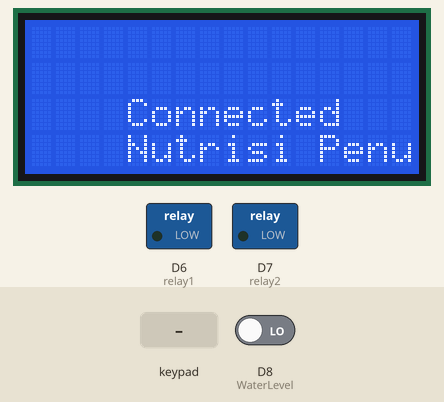
The sketch below on a simulated ESP8266 (NodeMCU). On the bench: 16×4 character LCD, switched loads named in the sketch (green lamp = pin HIGH). Inputs (shaded band) come from the test bench; at power-on: D8 (WaterLevel) LOW. WiFi joins after 1.5 s; servers stay silent unless stated; pins used as bus, display or sensor lines are not drawn; what the sketch prints to the serial monitor is not drawn.

Above: at 3.5 s.
3.6 s: keypad keys 0 1 2 3 A pressed 0.4 s apart
At 5.8 s:
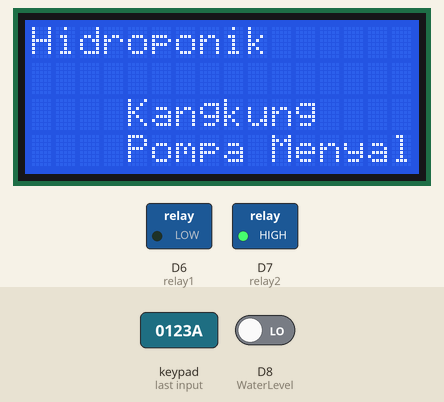
7.1 s: D8 (WaterLevel) driven HIGH
At 9.8 s:
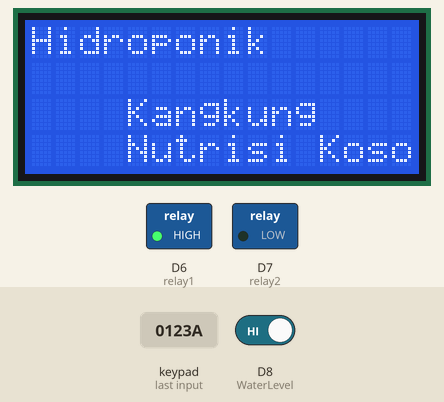
10.1 s: key 'C' pressed
At 10.4 s:
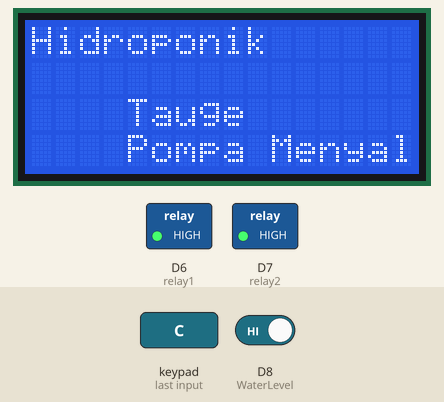
13.1 s: keypad keys 4 5 6 7 D pressed 0.4 s apart
At 15.3 s:
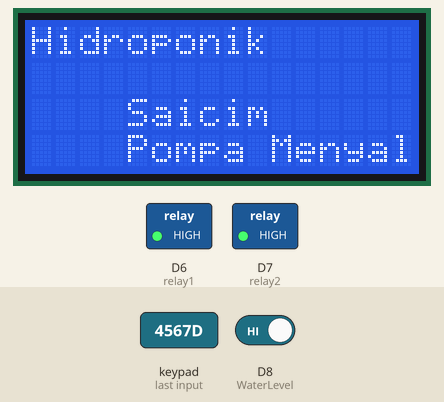
16.6 s: key '3' pressed
At 19.3 s:
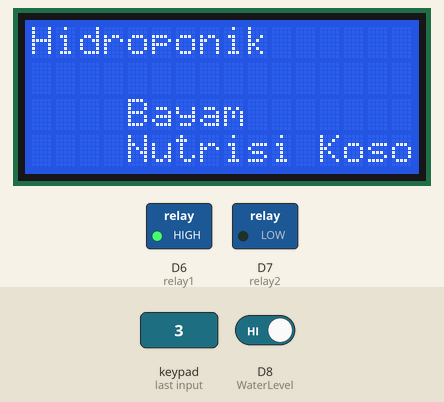
19.6 s: key 'B' pressed
At 20.2 s:
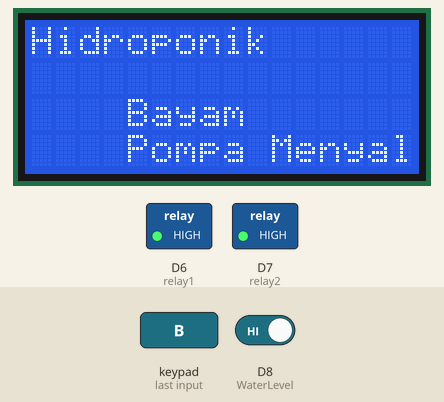
Timing chart, 0 to 23.6 s (numbered marks = the images above; inputs shaded):
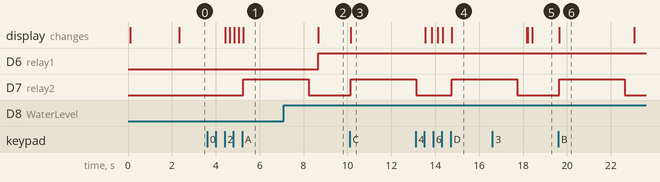

Measured:
- after the input at 3.6 s, D7 (relay2): LOW → HIGH after 1.6 s; the display: first changes after 0.83 s (image 1 shows a later state)
- after the input at 7.1 s, D6 (relay1): LOW → HIGH after 1.6 s; the display: changes after 1.6 s (image 2)
- after the input at 10.1 s, D7 (relay2): LOW → HIGH at once; the display: changes at once (image 3)
- after the input at 13.1 s, the display: first differs from a run without the input after 0.74 s (image 4 shows a later state)
- after the input at 16.6 s, the display: first differs from a run without the input after 1.6 s (image 5 shows a later state)
- after the input at 19.6 s, D7 (relay2): LOW → HIGH at once, → LOW 3.0 s later; the display: changes at once (image 6)

The sketch:

Hidroponik.ino
```cpp
#include <Wire.h>
#include <ESP8266WiFi.h>
#include <HTTPSRedirect.h>
#include <Keypad.h>
#include <Keypad_I2C.h>

#include <LiquidCrystal_I2C.h>
LiquidCrystal_I2C lcd = LiquidCrystal_I2C (0x25, 16, 4);

#define I2CADDR 0x20
#define WaterLevel D8
#define relay1 D6
#define relay2 D7
#define buzzer D2

// Enter network credentials:
const char* ssid     = "";
const char* password = "";

const char *GScriptId = "AKfycbxkhO3xSSmJduwIi4Z6O323FzgC47_JwebBV9ys-S_QDJRry5HUa7unOrL967T5IU03";
const char *cellAddress1 = "B2";
const char *cellAddress2 = "B3";
const char *cellAddress3 = "B4";
const char *cellAddress4 = "B5";

String payload_base =  "{\"command\": \"insert_row\", \"sheet_name\": \"Sheet1\", \"values\": ";

String url1 = String("/macros/s/") + GScriptId + "/exec?read=" + cellAddress1;
String url2 = String("/macros/s/") + GScriptId + "/exec?read=" + cellAddress2;
String url3 = String("/macros/s/") + GScriptId + "/exec?read=" + cellAddress3;
String url4 = String("/macros/s/") + GScriptId + "/exec?read=" + cellAddress4;

String payload = "";
String payload1 = "";
String payload2 = "";
String payload3 = "";
String payload4 = "";

const char* host = "script.google.com";
const int httpsPort = 443;
const char* fingerprint = "";
String url = String("/macros/s/") + GScriptId + "/exec";
HTTPSRedirect* client = nullptr;

int value0 = 0;
int value1 = 0;
int value2 = 0;

bool data_published = false;
int error_count = 0;

const byte ROWS = 4;
const byte COLS = 4;

char keys[COLS][ROWS] = {
  {'1','2','3','A'},
  {'4','5','6','B'},
  {'7','8','9','C'},
  {'*','0','#','D'}
};

byte colPins[COLS] = {0, 1, 2, 3}; //connect to the row pinouts of the keypad
byte rowPins[ROWS] = {4, 5, 6, 7}; //connect to the column pinouts of the keypad

Keypad_I2C kpd( makeKeymap(keys), rowPins, colPins, ROWS, COLS, I2CADDR );

void setup() {
  lcd.begin();
  Wire.begin( );
  kpd.begin( makeKeymap(keys) );
  Serial.begin(115200);
  delay(10);
  Serial.println('\n');
  //lcd.init();
  lcd.clear();
        lcd.setCursor(3, 0);
  lcd.print("Hidroponik");
  Serial.println( "start" );
  pinMode(WaterLevel, INPUT);
  pinMode(relay1, OUTPUT);
  digitalWrite(relay1, LOW);
  pinMode(relay2, OUTPUT);
  digitalWrite(relay2, LOW);
  pinMode(buzzer, OUTPUT);

  // Connect to WiFi
  WiFi.begin(ssid, password);
  Serial.print("Connecting to ");
  Serial.print(ssid); Serial.println(" ...");
  lcd.clear();
  lcd.setCursor(0, 2);
  lcd.print("Connecting to");

  while (WiFi.status() != WL_CONNECTED) {
    delay(1000);
    Serial.print(".");
  }
  Serial.println('\n');
  Serial.println("Connection established!");
  Serial.print("IP address:\t");
  Serial.println(WiFi.localIP());

  client = new HTTPSRedirect(httpsPort);
  client->setInsecure();
  client->setPrintResponseBody(true);
  client->setContentTypeHeader("application/json");

  Serial.print("Connecting to ");
  Serial.println(host);

  // Try to connect for a maximum of 5 times
  bool flag = false;
  for (int i=0; i<5; i++){
    int retval = client->connect(host, httpsPort);
    if (retval == 1){
       flag = true;
       Serial.println("Connected");
       lcd.clear();
       lcd.setCursor(0, 2);
       lcd.print("Connected");
       break;
    }
    else
      Serial.println("Connection failed. Retrying...");
  }
  if (!flag){
    Serial.print("Could not connect to server: ");
    Serial.println(host);
    return;
  }
  delete client;
  client = nullptr;
}

void loop() {
     String value2 = "";
    if (digitalRead(WaterLevel)) {
     value2 = "Nutrisi Kosong";
     Serial.println("Nutrisi Kosong");
     lcd.setCursor(0, 3);
     lcd.print("Nutrisi Kosong");
     digitalWrite(buzzer, HIGH);
     digitalWrite(relay1, HIGH);
    }
    else {
     value2 = "Nutrisi Penuh";
     Serial.println("Nutrisi Penuh");
     lcd.setCursor(0, 3);
     lcd.print("Nutrisi Penuh ");
     digitalWrite(relay1, LOW);
     digitalWrite(buzzer, LOW);
    }

  char key = kpd.getKey();
  if (key)  {

    data_published = false;
    error_count = 0;

    value0 ++;
    String value1 = "";
    if (key == '2') {
    lcd.setCursor(3, 0);
    value0 = 2;
    value1 = "Kangkung";
    lcd.clear();
    lcd.print("Hidroponik");
    Serial.println("Kangkung");
    lcd.setCursor(0, 2);
    lcd.print("Kangkung");
    //Serial.println("Delay Kangkung = 1 detik");
    }

    if (key == '3') {
    value0 = 3;
    value1 = "Bayam";
    lcd.clear();
    lcd.print("Hidroponik");
    Serial.println("Bayam");
    lcd.setCursor(0, 2);
    lcd.print("Bayam");
    //Serial.println("Delay Bayam = 2 detik");
    }

    if (key == '5') {
    value0 = 5;
    value1 = "Tauge";
    Serial.println("Tauge");
    lcd.clear();
    lcd.print("Hidroponik");
    Serial.println("Tauge");
    lcd.setCursor(0, 2);
    lcd.print("Tauge");
    //Serial.println("Delay Tauge = 3 detik");
    }

    if (key == '6') {
    value0 = 6;
    value1 = "Saicim";
    Serial.println("Saicim");
    lcd.clear();
    lcd.print("Hidroponik");
    Serial.println("Saicim");
    lcd.setCursor(0, 2);
    lcd.print("Saicim");
    //Serial.println("Delay Saicim = 4 detik");
    }

    if (key == 'A') {
    value0 = 'A';
    value1 = "Kangkung";
    value2 = "Pompa Menyala";
    Serial.println("Kangkung");
    lcd.clear();
    lcd.print("Hidroponik");
    Serial.println("Kangkung");
    lcd.setCursor(0, 2);
    lcd.print("Kangkung");
    lcd.setCursor(0, 3);
    lcd.print("Pompa Menyala");
    digitalWrite(relay2, HIGH);
    //digitalWrite(buzzer, HIGH);
    delay(3000);
    digitalWrite(relay2, LOW);
    //digitalWrite(buzzer, LOW);
    }

    if (key == 'B') {
    value0 = 'B';
    value1 = "Bayam";
    value2 = "Pompa Menyala";
    Serial.println("Bayam");
    lcd.clear();
    lcd.print("Hidroponik");
    Serial.println("Bayam");
    lcd.setCursor(0, 2);
    lcd.print("Bayam");
    lcd.setCursor(0, 3);
    lcd.print("Pompa Menyala");
    digitalWrite(relay2, HIGH);
    //digitalWrite(buzzer, HIGH);
    delay(3000);
    digitalWrite(relay2, LOW);
    //digitalWrite(buzzer, LOW);
    }

    if (key == 'C') {
    value0 = 'C';
    value1 = "Tauge";
    value2 = "Pompa Menyala";
    Serial.println("Tauge");
    lcd.clear();
    lcd.print("Hidroponik");
    Serial.println("Tauge");
    lcd.setCursor(0, 2);
    lcd.print("Tauge");
    lcd.setCursor(0, 3);
    lcd.print("Pompa Menyala");
    digitalWrite(relay2, HIGH);
    //digitalWrite(buzzer, HIGH);
    delay(3000);
    digitalWrite(relay2, LOW);
    //digitalWrite(buzzer, LOW);
    }

    if (key == 'D') {
    value0 = 'D';
    value1 = "Saicim";
    value2 = "Pompa Menyala";
    Serial.println("Saicim");
    lcd.clear();
    lcd.print("Hidroponik");
    Serial.println("Saicim");
    lcd.setCursor(0, 2);
    lcd.print("Saicim");
    lcd.setCursor(0, 3);
    lcd.print("Pompa Menyala");
    digitalWrite(relay2, HIGH);
    //digitalWrite(buzzer, HIGH);
    delay(3000);
    digitalWrite(relay2, LOW);
    //digitalWrite(buzzer, LOW);
    }

    static int connect_count = 0;
    const unsigned int MAX_CONNECT = 20;
    static bool flag = false;
    if (!flag){
     client = new HTTPSRedirect(httpsPort);
     client->setInsecure();
     flag = true;
     client->setPrintResponseBody(true);
     client->setContentTypeHeader("application/json");
    }
    if (client != nullptr){
     if (!client->connected()){
        client->connect(host, httpsPort);
     }
    }
    else{
     Serial.println("Error creating client object!");
    }

    if (connect_count > MAX_CONNECT){
      connect_count = 0;
      flag = false;
      delete client;
      return;
    }

    if (key == '1') {
    //digitalWrite(relay1, HIGH);
    if (client->GET(url1, host)){
    //get the value of the cell
      payload1 = client->getResponseBody();
      payload1.trim();
      payload = client->getResponseBody();
      payload.trim();
      }
    }

    if (key == '2') {
    //digitalWrite(relay1, LOW);
    if (client->GET(url2, host)){
    //get the value of the cell
      payload2 = client->getResponseBody();
      payload2.trim();
      payload = client->getResponseBody();
      payload.trim();
      }
    }

    if (key == '3') {
    //digitalWrite(relay1, HIGH);
    if (client->GET(url3, host)){
    //get the value of the cell
      payload3 = client->getResponseBody();
      payload3.trim();
      payload = client->getResponseBody();
      payload.trim();
      }
    }

    if (key == '4') {
    //digitalWrite(relay1, LOW);
    if (client->GET(url4, host)){
    //get the value of the cell
      payload4 = client->getResponseBody();
      payload4.trim();
      payload = client->getResponseBody();
      payload.trim();
      }
    }

    if (key == '5') {
    if (client->GET(url1, host)){
    //get the value of the cell
      payload1 = client->getResponseBody();
      payload1.trim();
      payload = client->getResponseBody();
      payload.trim();
      }
    }

    if (key == '6') {
    if (client->GET(url1, host)){
    //get the value of the cell
      payload1 = client->getResponseBody();
      payload1.trim();
      payload = client->getResponseBody();
      payload.trim();
      }
    }

    if (key == '7') {
    if (client->GET(url1, host)){
    //get the value of the cell
      payload1 = client->getResponseBody();
      payload1.trim();
      payload = client->getResponseBody();
      payload.trim();
      }
    }

    if (key == '8') {
    if (client->GET(url1, host)){
    //get the value of the cell
      payload1 = client->getResponseBody();
      payload1.trim();
      payload = client->getResponseBody();
      payload.trim();
      }
    }

    if (key == '9') {
    if (client->GET(url1, host)){
    //get the value of the cell
      payload1 = client->getResponseBody();
      payload1.trim();
      payload = client->getResponseBody();
      payload.trim();
      }
    }

    if (key == '0') {
    if (client->GET(url1, host)){
    //get the value of the cell
      payload1 = client->getResponseBody();
      payload1.trim();
      payload = client->getResponseBody();
      payload.trim();
      }
    }

    if (key == 'A') {
    if (client->GET(url1, host)){
    //get the value of the cell
      payload1 = client->getResponseBody();
      payload1.trim();
      payload = client->getResponseBody();
      payload.trim();
      }
    }

    if (key == 'B') {
    if (client->GET(url1, host)){
    //get the value of the cell
      payload1 = client->getResponseBody();
      payload1.trim();
      payload = client->getResponseBody();
      payload.trim();
      }
    }

    if (key == 'C') {
    if (client->GET(url1, host)){
    //get the value of the cell
      payload1 = client->getResponseBody();
      payload1.trim();
      payload = client->getResponseBody();
      payload.trim();
      }
    }

    if (key == 'D') {
    if (client->GET(url1, host)){
    //get the value of the cell
      payload1 = client->getResponseBody();
      payload1.trim();
      payload = client->getResponseBody();
      payload.trim();
      }
    }

    if (key == '*') {
    if (client->GET(url1, host)){
    //get the value of the cell
      payload1 = client->getResponseBody();
      payload1.trim();
      payload = client->getResponseBody();
      payload.trim();
      }
    }

    if (key == '#') {
    if (client->GET(url1, host)){
    //get the value of the cell
      payload1 = client->getResponseBody();
      payload1.trim();
      payload = client->getResponseBody();
      payload.trim();
      }
    }

    payload = payload_base + "\"" + value0 + "," + value1 + "," + value2 + "\"}";
    Serial.println("Publishing data...");
    if(client->POST(url, host, payload)){
     data_published = true;
     Serial.println();
    }
    else{
     Serial.println("Error while connecting");
     error_count++;
     delay(200);
    }
    yield();
  }
}
```
